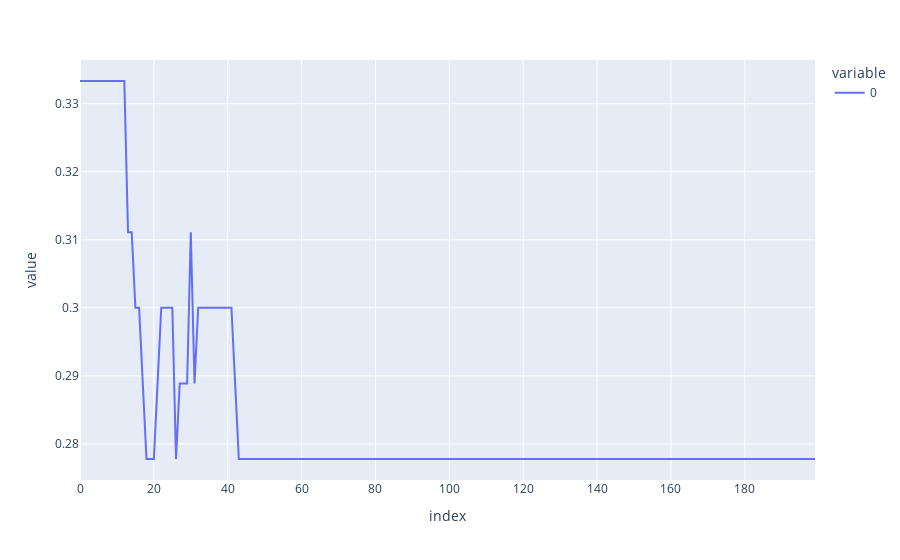

The notebook cell this image was saved under:
### Code cell
fig = px.line(accurecies)
fig.show()

### Figure 1 — Plotly figure (JSON) as saved in the notebook; plotly's stock layout.template omitted (floating-point values rounded to 4 significant figures; data arrays with more than 128 entries replaced by an {"elided": "..."} marker saying what was removed)
{"data": [{"hovertemplate": "variable=0<br>index=%{x}<br>value=%{y}<extra></extra>", "legendgroup": "0", "line": {"color": "#636efa", "dash": "solid"}, "marker": {"symbol": "circle"}, "mode": "lines", "name": "0", "orientation": "v", "showlegend": true, "type": "scatter", "x": {"elided": "200 int values"}, "xaxis": "x", "y": {"elided": "200 float values"}, "yaxis": "y"}], "layout": {"legend": {"title": {"text": "variable"}, "tracegroupgap": 0}, "margin": {"t": 60}, "xaxis": {"anchor": "y", "domain": [0, 1], "title": {"text": "index"}}, "yaxis": {"anchor": "x", "domain": [0, 1], "title": {"text": "value"}}}}
